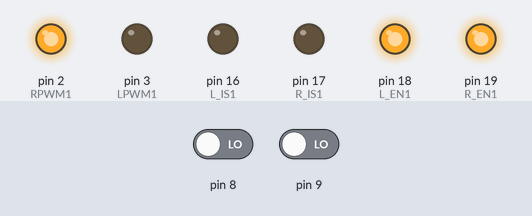
Simulated run of this sketch. Board: Arduino Uno, built with avr-gcc and run on an emulated ATmega328P. Parts: output pins drawn as LEDs (lit = HIGH). The test bench sets the inputs (shaded band); at power-on: pin 8 LOW, pin 9 LOW.

Above: at 0.1 s.
Timing chart, 0 to 1.6 s (numbered marks = the images above):
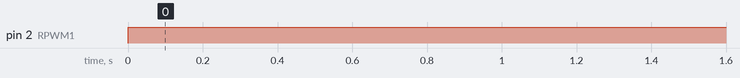

Measured:
- by itself, pin 2 (RPWM1): LOW → HIGH at 0.00 s

The sketch:

tika_2.ino
```cpp
#define RPWM1 2
#define LPWM1 3
#define R_EN1 19
#define L_EN1 18
#define R_IS1 17
#define L_IS1 16

unsigned long timer[4];
byte last_channel[4];
int input[4];

int spd1 = 200;
int spd2 = 100;
int a = 0;

void setup() {
  pinMode(RPWM1, OUTPUT);
  pinMode(LPWM1, OUTPUT);
  pinMode(R_EN1, OUTPUT);
  pinMode(L_EN1, OUTPUT);
  pinMode(R_IS1, OUTPUT);
  pinMode(L_IS1, OUTPUT);

  digitalWrite(R_EN1, HIGH);
  digitalWrite(L_EN1, HIGH);
  digitalWrite(R_IS1, LOW);
  digitalWrite(L_IS1, LOW);

  PCICR |= (1 << PCIE0);
  PCMSK0 |= (1 << PCINT0);
  PCMSK0 |= (1 << PCINT1);
}

void loop() {
  analogWrite(RPWM1, spd1);
  digitalWrite(LPWM1, LOW);
}
```
